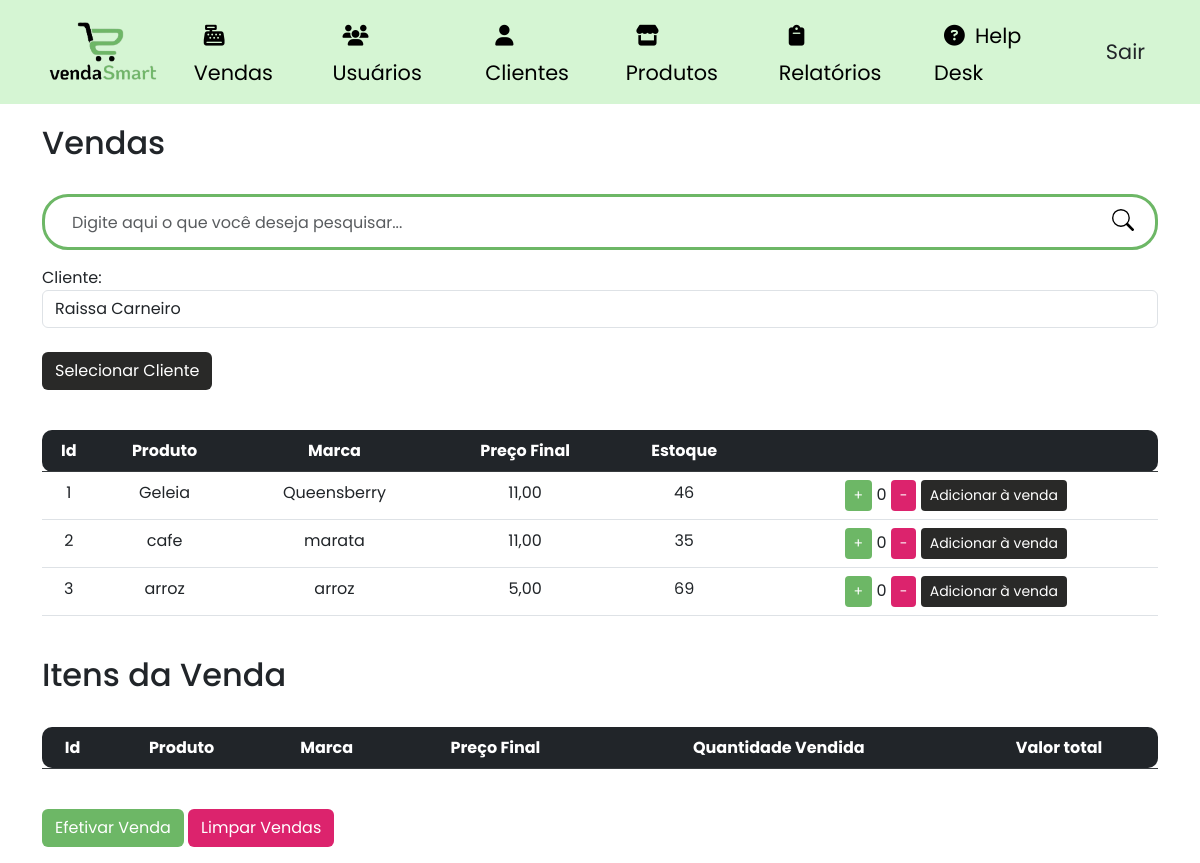
Page /vendas (signed in) on the committed database.
### site_atividade/models/__init__.py (models this page shows, shortened)
class Produtos(database.Model):
    id_produtos = database.Column(database.Integer, primary_key=True)
    produto = database.Column(database.String, nullable=False)
    marca = database.Column(database.String, nullable=False)
    preco_aquisicao = database.Column(database.Float, nullable=False)
    preco = database.Column(database.Float, nullable=False)
    estoque = database.Column(database.Integer, nullable=False)
    margem_lucro = database.Column(database.Float, nullable=True)
    categoria_fk = database.Column(database.Integer, database.ForeignKey('categoria.id_categoria'), nullable=False)
    itens_venda = database.relationship('ItemVenda', backref='produto')

### site_atividade/routers/__init__.py (the view)
@app.route("/vendas", methods=['GET', 'POST'])
@login_required
def vendas():
    search_query = request.args.get('search', '')
    clientes = Cliente.query.all()
    produtos = Produtos.query.filter(Produtos.produto.ilike(f'%{search_query}%')).all()
    vendas = Venda.query.all()
    if request.method == 'POST' and 'LimparVendas' in request.form:
        ItemVenda.query.delete()
        database.session.commit()
        return redirect(url_for('vendas'))
    return render_template('vendas.html', clientes=clientes, produtos=produtos, vendas=vendas, search_query=search_query)

### site_atividade/models/__init__.py (called while the page is built)
@login_manager.user_loader
def load_usuario(id_usuario):
    return Usuario.query.get(int(id_usuario))

### site_atividade/templates/vendas.html (shortened to what this page needs)
{% extends 'base.html' %}
{% block body %}
    <div class="container theme-showcase" role="main">
        <br>
        <div class="page-header">
            <h2 class="box-title col-md-12">Vendas</h2>
        </div>
        <br>
        <div class="search-box">
            <form class="form-search" action="{{ url_for('vendas') }}" method="GET">
                <div class="input-group form-group-search">
                    <input type="text" class="form-control form-control-search" placeholder="Digite aqui o que você deseja pesquisar..." id="search-input" name="search">
                    <span class="input-group-btn">
                        <button class="btn-search" type="submit">
                        </button>
                    </span>
                </div>
            </form>
        </div>
        <div class="form-group">
            <form method="post" action="{{ url_for('adicionar_venda') }}" class="form-inline">
                <label for="cliente_id">Cliente:</label>
                <select name="cliente_id" id="cliente_id" class="form-control">
                    {% for cliente in clientes %}
                    <option value="{{ cliente.id_cliente }}">{{ cliente.nome }}</option>
                    {% endfor %}
                </select>
                <br>
                <button type="submit" class="btn btn-color3 btn-selecionar-cliente">Selecionar Cliente</button>
            </form>
        </div>
        <br>
        <div class="list-product-vendas">
            <table class="table table-hover scrollable-table">
                <thead class="table-dark">
                    <tr>
                        <th class="text-center table-rounded-start">Id</th>
                        <th class="text-center">Produto</th>
                        <th class="text-center">Marca</th>
                        <th class="text-center">Preço Final</th>
                        <th class="text-center">Estoque</th>
                        <th class="text-center table-rounded-end"> </th>
                    </tr>
                </thead>
                <tbody>
                    {% for produto in produtos %}
                    <tr>
                        <td class="text-center">{{ produto.id_produtos }}</td>
                        <td class="text-center">{{ produto.produto }}</td>
                        <td class="text-center">{{ produto.marca }}</td>
                        <td class="text-center">{{ "{:.2f}".format(produto.preco).replace('.', ',') }}</td>
                        <td class="text-center estoque">{{ produto.estoque }}</td>
                        <td class="text-center">
                            <button class="btn btn-sm btn-color1 text-white btn-add-quantity" data-produto-id="{{ produto.id_produtos }}">+</button>
                            <span class="quantidade">0</span>
                            <button class="btn btn-sm btn-color2 text-white btn-remove-quantity" data-produto-id="{{ produto.id_produtos }}">-</button>
                            <button class="btn btn-sm btn-color3 btn-add-venda" data-produto-id="{{ produto.id_produtos }}">Adicionar à venda</button>
                        </td>
                    </tr>
                    {% endfor %}
                </tbody>
            </table>
        </div>
        <br>
        <div class="page-header">
            <h2 class="box-title col-md-12">Itens da Venda</h2>
        </div>
        <br>
        <table class="table table-hover table-vendas">
            <thead class="table-dark">
                <tr>
                    <th class="text-center table-rounded-start">Id</th>
                    <th class="text-center">Produto</th>
                    <th class="text-center">Marca</th>
                    <th class="text-center">Preço Final</th>
                    <th class="text-center">Quantidade Vendida</th>
                    <th class="text-center table-rounded-end">Valor total</th>
                </tr>
            </thead>
        </table>
        <br>
        <div class="form-group">
            <form method="post" action="{{ url_for('pagamento') }}" class="d-inline-block">
                <button type="submit" class="btn btn-color1 text-white">Efetivar Venda</button>
            </form>
            <form method="post" action="{{ url_for('vendas') }}" class="d-inline-block">
                <button type="submit" class="btn btn-color2 text-white">Limpar Vendas</button>
            </form>
        </div>
    </div>
{% endblock %}

### site_atividade/static/css/product.css (style rules this page uses)
.scrollable-table { overflow-y: auto; }
.form-search { grid-template-rows: 100vh; }
.form-group-search { border: 3px solid #6DB766; border-radius: 26px; padding: 5px 15px; }
.form-control-search { width: 350px; height: 40px; border : none; }
.btn-search { float: right; width: 34px; height: 36px; border: none; background: #fff; }
input[type="text"] { outline: none; box-shadow: none !important; }

### site_atividade/static/css/style.css (style rules this page uses)
body { padding-top: 100px; font-family: 'Poppins', sans-serif; }
.btn-color1 { background-color: #6DB766; transition: .5s; }
.btn-color2 { background-color: #DC236D; transition: .5s; }
.btn-color3 { background-color: #292928; transition: .5s; color: #fff; }
.table-rounded-start { border-top-left-radius: 10px; border-bottom-left-radius: 10px; }
.table-rounded-end { border-top-right-radius: 10px; border-bottom-right-radius: 10px; }

### site_atividade/static/css/vendas.css (style rules this page uses)
.list-product-vendas { max-height: 250px; overflow: auto; }
.scrollable-table { overflow-y: auto; }

### rows in the picture
Produtos: id_produtos "1", produto "Geleia", marca "Queensberry", preco "11,00", estoque "46"
Produtos: id_produtos "2", produto "cafe", marca "marata", preco "11,00", estoque "35"
Produtos: id_produtos "3", produto "arroz", marca "arroz", preco "5,00", estoque "69"

### other values in the picture
form field cliente_id "Raissa Carneiro"
